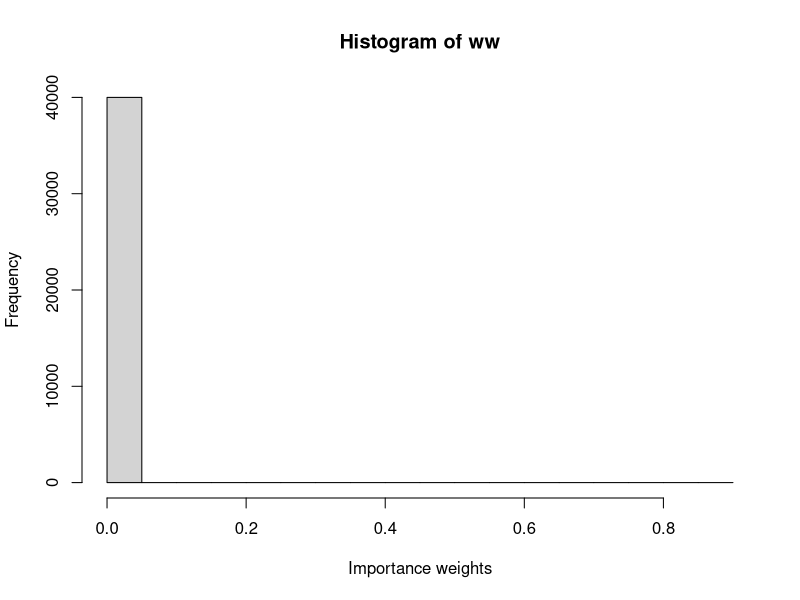
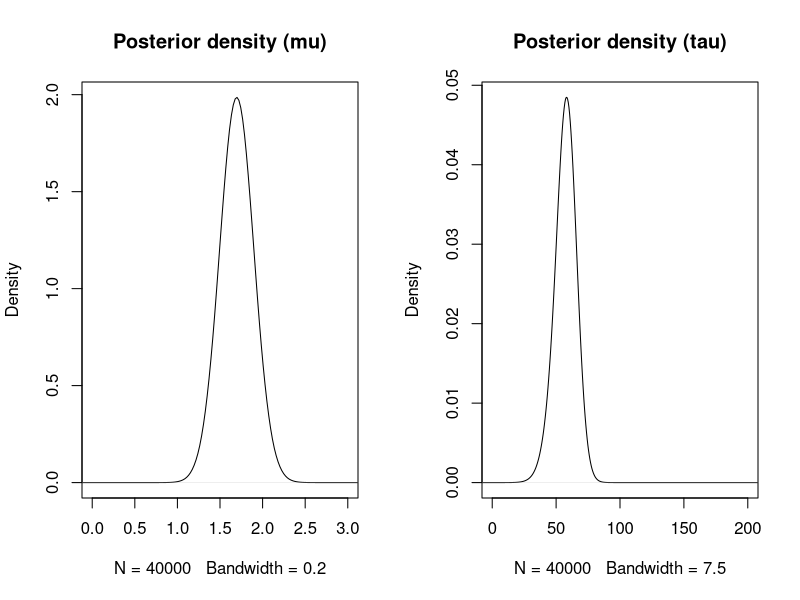
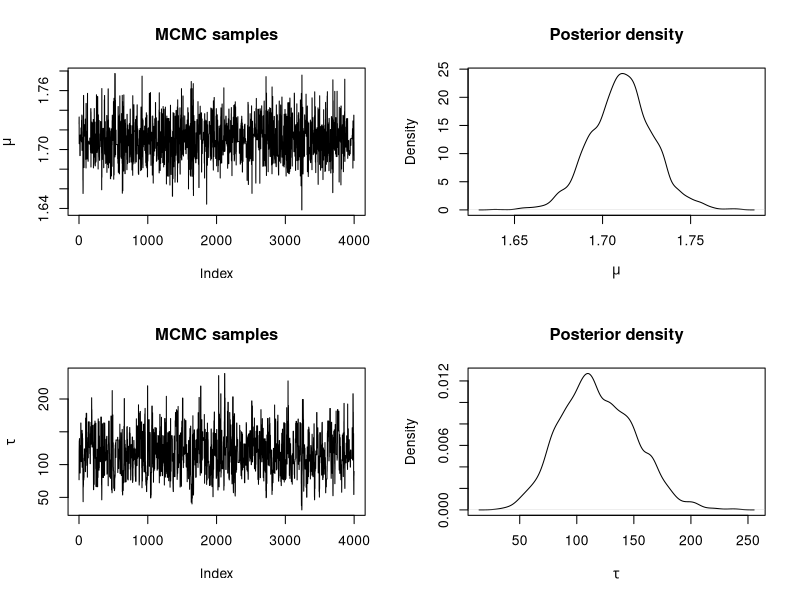
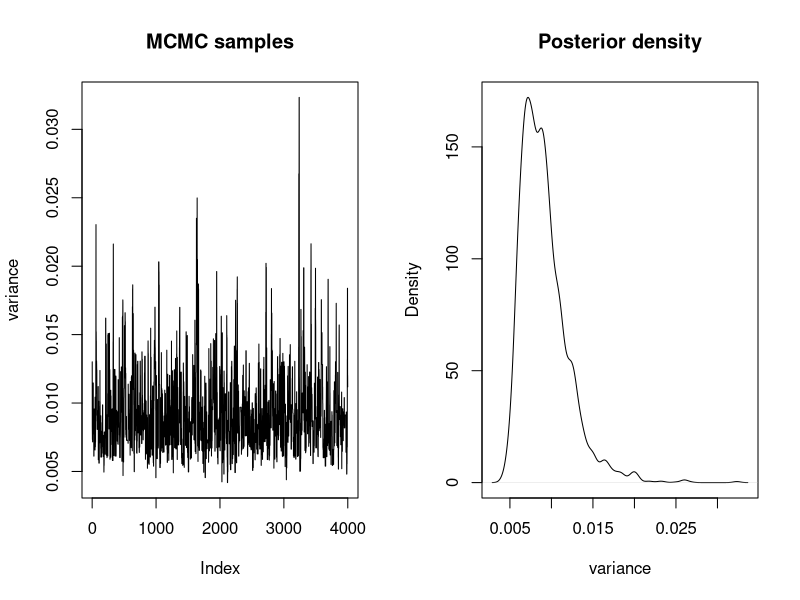
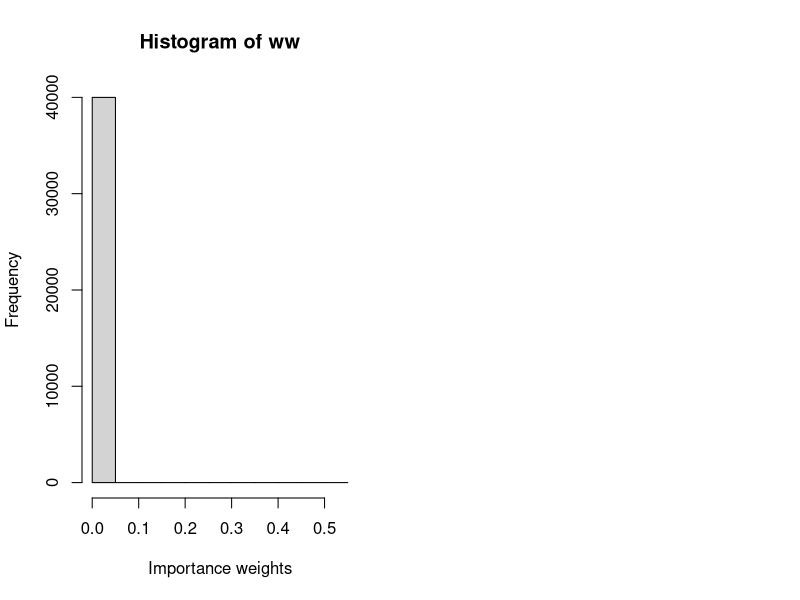
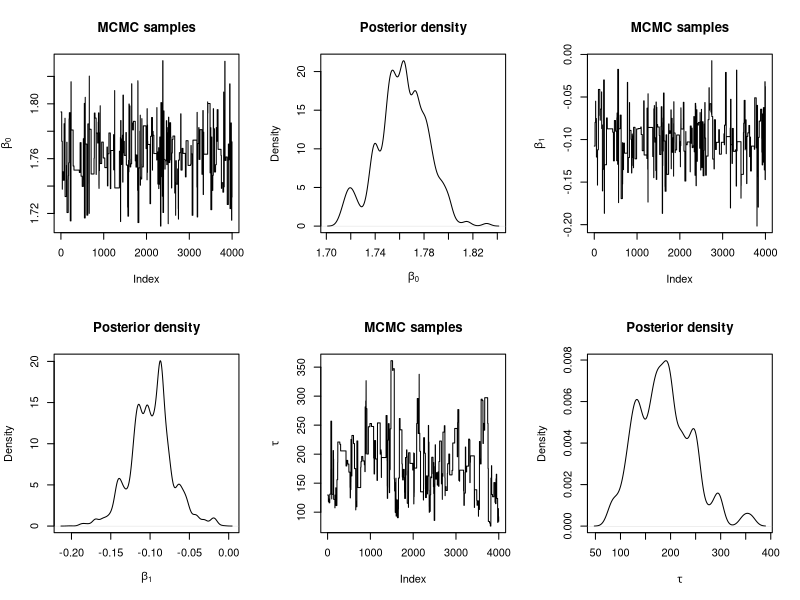
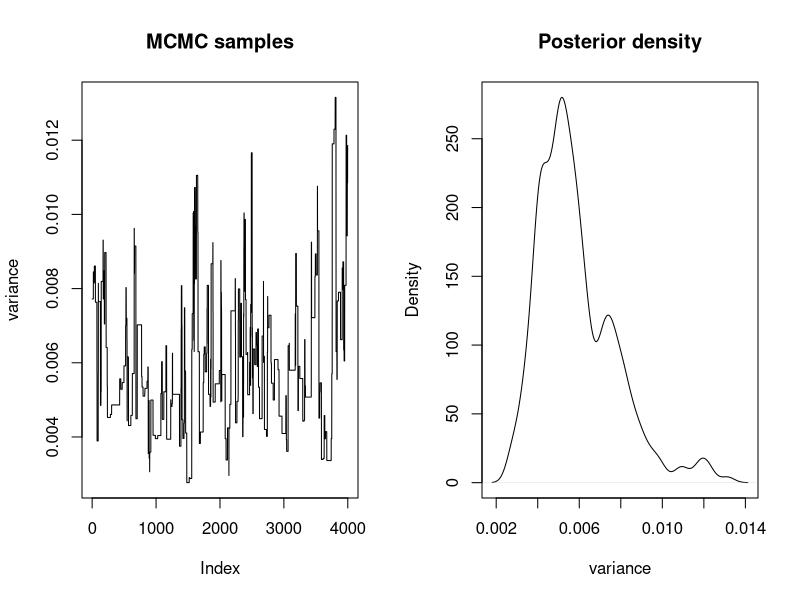

Here is the R script that generated these plots, in order:
## ---- chunk 1
knitr::opts_chunk$set(
  echo = TRUE,
  collapse = TRUE,
  comment = "#>"
)
## ---- chunk 2
data <- data.frame(height = 
c(1.73, 1.65, 1.65, 1.76, 1.65, 1.63, 1.70, 1.58, 1.57, 1.65, 1.74, 1.68, 1.67, 1.58, 1.66, 1.92, 1.82, 1.69, 1.75, 1.72, 1.71, 1.73, 1.69, 1.70, 1.78, 1.88, 1.82, 1.86, 1.65))
y <- data$height
## ---- chunk 3
# We increase the number of simulations in this example
n_simulations <- 40000
set.seed(12)
theta_sim <- cbind(rlnorm(n_simulations, 0, 0.5),
  rlnorm(n_simulations, 0, 1.25)
)
## ---- chunk 4
# Log-Likelihood (for each value of theta_sim)
# NOTE: 'apply' is used now as 'theta_sim' is a matrix
loglik_biv <- apply(theta_sim, 1, function(THETA) {
  sum(dnorm(data$height, THETA[1], sqrt(1 / THETA[2]), log = TRUE))
})

# Log-weights: log-lik + log-prior - log-sampling_distr
log_ww <- loglik_biv + dnorm(theta_sim[, 1], 0, sqrt(1 / 0.001), log = TRUE) +
  dgamma(theta_sim[, 2], 0.01, 0.01, log = TRUE)
log_ww <- log_ww - dlnorm(theta_sim[, 1], 0, 0.5, log = TRUE) - dlnorm(theta_sim[, 2], 0, 1.25, log = TRUE)
  

# Re-scale weights to sum to one
log_ww <- log_ww - max(log_ww)
ww <- exp(log_ww)
ww <- ww / sum(ww)

## ---- chunk 5
hist(ww, xlab = "Importance weights")
## ---- chunk 6
# Posterior mean (mu)
post_mean_mu <- sum(theta_sim[, 1] * ww)
post_mean_mu

# Posterior variance (mu)
post_var_mu <- sum(theta_sim[, 1]^2 * ww)- post_mean_mu^2
post_var_mu

# Posterior mean (tau)
post_mean_tau <- sum(theta_sim[, 2] * ww)
post_mean_tau 

# Posterior variance (tau)
post_var_tau <- sum(theta_sim[, 2]^2 * ww)- post_mean_tau^2
post_var_tau
## ---- chunk 7
par(mfrow = c(1, 2))
plot(density(theta_sim[, 1], weights = ww, bw = 0.2), main = "Posterior density (mu)",
  xlim = c(0, 3))

plot(density(theta_sim[, 2], weights = ww, bw = 7.5), main = "Posterior density (tau)",
  xlim = c(0, 200))
## ---- chunk 8
#Proposal distribution: sampling
rq <- function(theta) {
  res <- c(NA, NA)  

  res[1] <- rnorm(1, theta[1], sd = sqrt(1 / 10)) #Sample mu
  res[2] <- rlnorm(1, meanlog = log(theta[2]), sdlog = sqrt(1 / 10)) #Sample tau

  return(res)
}

#Proposal distribution: log-density
logdq <- function(new.theta, theta) {
  res <- dnorm(new.theta[1], theta[1], sd = sqrt(1 / 10), log = TRUE) #Mu
  res <-  res + 
    dlnorm(new.theta[2], meanlog = log(theta[2]), sdlog = sqrt(1 / 10), log = TRUE) #Tau
}

#Prior distribution
logprior <- function(theta) {
  res <- dnorm(theta[1], 0, sd = sqrt(1 / 0.001), log = TRUE) #Mu
  res <- res + dgamma(theta[2], 0.01, 0.01, log = TRUE) #Tau

  return(res)
}

#LogLikelihood
loglik <- function(y, theta) {
   res <- sum(dnorm(y, mean = theta[1], sd = sqrt(1 / theta[2]), log = TRUE)) 
}
## ---- chunk 9
#Number of iterations
n.iter <- 40500

#Simulations of the parameter
theta <- as.list(rep(NA, n.iter))

#Initial value
theta[[1]] <- c(1.5, 1)

for(i in 2:n.iter) {
  new.theta <- rq(theta[[i - 1]])
  
  #Log-Acceptance probability
  logacc.prob <- loglik(y, new.theta) + logprior(new.theta) + logdq(theta[[i - 1]], new.theta)
  logacc.prob <- logacc.prob - loglik(y, theta[[i - 1]]) - logprior(theta[[i - 1]]) - 
    logdq(new.theta, theta[[i - 1]])
  logacc.prob <- min(0, logacc.prob)#0 = log(1)
  
  if(log(runif(1)) < logacc.prob) {
    #Accept
    theta[[i]] <- new.theta
  } else {
    #Reject
    theta[[i]] <- theta[[i - 1]]
  }
}
## ---- chunk 10
#Remove burn-in
theta <- theta[-c(1:500)]

#Thinning
theta <- theta[seq(1, length(theta), by = 10)]

#Use matrix format
theta <- do.call(rbind, theta)

#Summary statistics
apply(theta, 2, summary)

par(mfrow = c(2, 2))
#Mean
plot(theta[, 1], type = "l", main = "MCMC samples",
  ylab = expression(mu))
plot(density(theta[, 1]), main = "Posterior density",
  xlab = expression(mu))
#Precision
plot(theta[, 2], type = "l", main = "MCMC samples", ylab = expression(tau))
plot(density(theta[, 2]), main = "Posterior density", 
  xlab = expression(tau))
## ---- chunk 11
sample.var <- 1 / theta[, 2]

par(mfrow = c(1, 2))
plot(sample.var, type = "l", main = "MCMC samples", ylab = "variance")
plot(density(sample.var), main = "Posterior density", xlab = "variance")

## ---- chunk 12
data$gender <- c(rep(1, 15), rep(0, 14))
## ---- chunk 13
n_simulations <- 40000
set.seed(12)
theta_sim <- cbind(rnorm(n_simulations, 1.71, 10),
  rnorm(n_simulations, 0, 10), rlnorm(n_simulations, 0, 1.25)
)
loglik_biv <- apply(theta_sim, 1, function(THETA) {
  sum(dnorm(data$height, THETA[1]+THETA[2]*data$gender, sqrt(1 / THETA[3]), log = TRUE))
})
log_ww <- loglik_biv + dnorm(theta_sim[, 1],0,sqrt(1/0.001), log = TRUE) + dnorm(theta_sim[,2], 0, sqrt(1/0.001), log = TRUE) + dgamma(theta_sim[, 3], 0.01, 0.01, log = TRUE)
log_ww <- log_ww - dnorm(theta_sim[, 1], 1.71, 10, log = TRUE) - dnorm(theta_sim[, 2], 0, 10, log = TRUE) - dlnorm(theta_sim[, 3], 0, 1.25, log = TRUE)
log_ww <- log_ww - max(log_ww)
ww <- exp(log_ww)
ww <- ww / sum(ww)
## ---- chunk 14
hist(ww, xlab = "Importance weights")
## ---- chunk 15
post_mean_beta0 <- sum(theta_sim[, 1] * ww)
post_mean_beta0
post_var_beta0 <- sum(theta_sim[, 1]^2 * ww)- post_mean_beta0^2
post_var_beta0
post_mean_beta1 <- sum(theta_sim[, 2] * ww)
post_mean_beta1
post_var_beta1 <- sum(theta_sim[, 2]^2 * ww)- post_mean_beta1^2
post_var_beta1
post_mean_tau <- sum(theta_sim[, 3] * ww)
post_mean_tau
post_var_tau <- sum(theta_sim[, 3]^2 * ww)- post_mean_tau^2
post_var_tau
## ---- chunk 16
ESS <- function(ww){
  (sum(ww)^2)/sum(ww^2)
}
ESS(ww)
n_simulations
## ---- chunk 17
#Proposal distribution: sampling
rq <- function(theta) {
  res <- c(NA, NA)  

  res[1] <- rnorm(1, theta[1], sd = sqrt(1 / 10)) #Sample beta0
  res[2] <- rnorm(1, theta[2], sd = sqrt(1 / 10)) #Sample beta1
  res[3] <- rlnorm(1, meanlog = log(theta[3]), sdlog = sqrt(1 / 10)) #Sample tau

  return(res)
}

#Proposal distribution: log-density
logdq <- function(new.theta, theta) {
  res <- dnorm(new.theta[1], theta[1], sd = sqrt(1 / 10), log = TRUE) #beta0
  res <- res + dnorm(new.theta[2], theta[2], sd = sqrt(1 / 10), log = TRUE) #beta1
  res <-  res + 
    dlnorm(new.theta[3], meanlog = log(theta[3]), sdlog = sqrt(1 / 10), log = TRUE) #Tau
}

#Prior distribution
logprior <- function(theta) {
  res <- dnorm(theta[1], 0, sd = sqrt(1 / 0.001), log = TRUE) #beta0
  res <- res + dnorm(theta[2], 0, sd = sqrt(1 / 0.001), log = TRUE) #beta1
  res <- res + dgamma(theta[3], 0.01, 0.01, log = TRUE) #Tau

  return(res)
}

#LogLikelihood
loglik <- function(y, theta) {
   res <- sum(dnorm(y[,1], mean = theta[1]+theta[2]*y[,2], sd = sqrt(1 / theta[3]), log = TRUE)) 
}
## ---- chunk 18
y <- cbind(data$height,data$gender)

#Number of iterations
n.iter <- 40500

#Simulations of the parameter
theta <- as.list(rep(NA, n.iter))

#Initial value
theta[[1]] <- c(1.5, 0.0, 1)

for(i in 2:n.iter) {
  new.theta <- rq(theta[[i - 1]])
  
  #Log-Acceptance probability
  logacc.prob <- loglik(y, new.theta) + logprior(new.theta) + logdq(theta[[i - 1]], new.theta)
  logacc.prob <- logacc.prob - loglik(y, theta[[i - 1]]) - logprior(theta[[i - 1]]) - 
    logdq(new.theta, theta[[i - 1]])
  logacc.prob <- min(0, logacc.prob)#0 = log(1)
  
  if(log(runif(1)) < logacc.prob) {
    #Accept
    theta[[i]] <- new.theta
  } else {
    #Reject
    theta[[i]] <- theta[[i - 1]]
  }
}
## ---- chunk 19
#Remove burn-in
theta <- theta[-c(1:500)]

#Thinning
theta <- theta[seq(1, length(theta), by = 10)]

#Use matrix format
theta <- do.call(rbind, theta)

#Summary statistics
apply(theta, 2, summary)

par(mfrow = c(2, 3))
#beta0
plot(theta[, 1], type = "l", main = "MCMC samples",
  ylab = expression(beta[0]))
plot(density(theta[, 1]), main = "Posterior density",
  xlab = expression(beta[0]))
#beta1
plot(theta[, 2], type = "l", main = "MCMC samples",
  ylab = expression(beta[1]))
plot(density(theta[, 2]), main = "Posterior density",
  xlab = expression(beta[1]))
#Precision
plot(theta[, 3], type = "l", main = "MCMC samples", ylab = expression(tau))
plot(density(theta[, 3]), main = "Posterior density", 
  xlab = expression(tau))
## ---- chunk 20
sample.var <- 1 / theta[, 3]

par(mfrow = c(1, 2))
plot(sample.var, type = "l", main = "MCMC samples", ylab = "variance")
plot(density(sample.var), main = "Posterior density", xlab = "variance")

